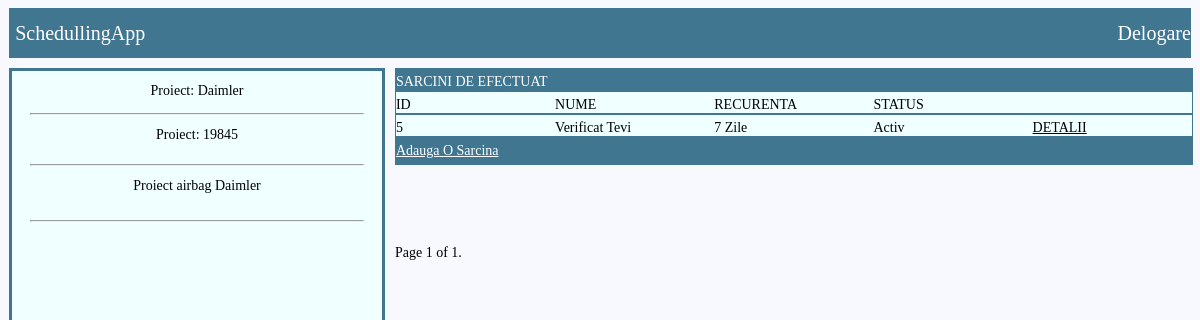
/projects/project_details/2/ (signed in), run on the app's committed database.
### PROJECTS/models.py (models this page shows, shortened)
class Proiect (models.Model):
	nume=models.CharField(max_length=30,unique=True)
	id_proiect=models.IntegerField(unique=True)
	descriere=models.CharField(max_length=100)

### EVENTS/models.py (models this page shows, shortened)
class Eveniment_Template(models.Model):
	nume = models.CharField(max_length=100)
	proiect=models.ForeignKey(Proiect,related_name='evenimente',on_delete=models.CASCADE,null=True, blank=True)
	responsabil=models.ForeignKey(User,related_name='eveniment_temp',on_delete=models.CASCADE)
	activitati_necesare=models.TextField(max_length=300)
	CHOICES=[('saptamanal', 'saptamanal') , ('lunar','lunar') , ('anual','anual') , ('2ani','2ani') ]
	recurenenta=models.CharField(choices=CHOICES,max_length=100)
	recurenenta_zile=models.IntegerField()
	zile_executie=models.IntegerField()
	an_choice=[(2022,2022),(2023,2023),(2024,2024),(2025,2025),(2026,2026),]
	luna_choice=[(1,1),(2,2),(3,3),(4,4),(5,5),(6,6),(7,7),(8,8),(9,9),(10,10),(11,11),(12,12)]
	zi_choice=[(1,1),(2,2),(3,3),(4,4),(5,5),(6,6),(7,7),(8,8),(9,9),(10,10),(11,11),(12,12),(13,13),(14,14),(15,15),(16,16),(17,17),(18,18),(19,19),(20,20),(21,21),(22,22),(23,23),(24,24),(25,25),(26,26),(27,27),(28,28)]
	an_incepere=models.IntegerField(choices=an_choice)
	luna_incepere=models.IntegerField(choices=luna_choice)
	zi_incepere=models.IntegerField(choices=zi_choice)
	data_initiere=models.DateField(null=True)
	status=models.BooleanField()

### PROJECTS/views.py (the view)
# urls.py: path('project_details/<int:pk>/',PROJECTS_VIEWS.project_details,name='project_details'),
@login_required
def project_details(request,pk):
	proiect_querry=Proiect.objects.get(pk=pk)
	eveniment_template_querry_req=Eveniment_Template.objects.filter(proiect=proiect_querry)
	paginator = Paginator(eveniment_template_querry_req, 20)
	page_number = request.GET.get('page')
	eveniment_template_querry = paginator.get_page(page_number)
	return render(request,'PROJECTS/proiect_detalii.html',{'proiect':proiect_querry,'eveniment_template':eveniment_template_querry})

### templates/PROJECTS/proiect_detalii.html (shortened to what this page needs)
{% extends 'PROJECTS/template.html' %}
{% block content %}
<div class="container_detalii">
<div class="container_left_detalii">
	<div class="nume">Proiect: {{proiect.nume}}</div>
	<hr/>
	<div class="ID">Proiect: {{proiect.id_proiect}}</div>
	<hr/>
	<div class="descriere">{{proiect.descriere}}</div>
	<hr/>
</div>
<div class="container_right_detalii">
		<div class="row_title_detalii">
			SARCINI DE EFECTUAT
		</div>
		<div class="row_detalii">
			<div class="column_id_ev">ID</div>
			<div class="column_nume_ev">NUME</div>
			<div class="column_recurenta_zile_ev">RECURENTA </div>
			<div class="column_status_ev">STATUS</div>
		</div>
		{% for eveniment in eveniment_template %}
		<div class="row_detalii">
			<div class="column_id_ev">{{eveniment.id}} </div>
			<div class="column_nume_ev">{{eveniment.nume}}</div>
			<div class="column_recurenta_zile_ev">{{eveniment.recurenenta_zile}} Zile </div>
			{% if eveniment.status == True %}
			<div class="column_status_ev">Activ</div>
			{% else %}
			<div class="column_status_ev">Inactiv</div>
			{% endif %}
			<div class="column_evenimente_ev"><a href="{% url 'EVENTS:detalii_eveniment_template' eveniment.pk %}">DETALII</a></div>
		</div>
		{% endfor %}
		<div class="row_footer_detalii">
			<a href="{% url 'EVENTS:eveniment_template_nou' proiect.pk  %}">Adauga O Sarcina </a>
		</div>
<div class="pagination">
    <span class="step-links">
        <span class="current">
            Page {{ eveniment_template.number }} of {{ eveniment_template.paginator.num_pages }}.
        </span>
    </span>
</div>
</div>
</div>
{% endblock %}

### static/css/PROJECTS/style.css (style rules this page uses)
body { background-color: #F8F8FF; }
@media screen and (min-width: 800px) { hr { color: #417690; } }
@media screen and (min-width: 800px) { .container_detalii { display: flex; flex-direction: row; font-size: 14px; } }
@media screen and (min-width: 800px) { .container_left_detalii { margin-top: 10px; margin-left: 0.1vw; height: 100vh; width: 550px; background-color: #F0FFFF; display: flex; flex-direction: column; border-style: solid; border-color: #417690; border-size: 1px; } }
@media screen and (min-width: 800px) { .container_left_detalii hr { width: 90%; color: #417690; } }
@media screen and (min-width: 800px) { .container_left_detalii .nume { height: 30px ; width: 100%; display: flex; justify-content: center; align-items: center; margin-top: 5px; } }
@media screen and (min-width: 800px) { .container_left_detalii .ID { height: 30px ; width: 100%; display: flex; justify-content: center; margin-top: 5px; } }
@media screen and (min-width: 800px) { .container_left_detalii .descriere { margin-bottom: 5px; height: 30px ; width: 100%; display: flex; justify-content: center; margin-top: 5px; } }
@media screen and (min-width: 800px) { .container_right_detalii { width: 100%; margin-top: 10px; padding-left: 10px; padding-right: 0.1vw; } }
@media screen and (min-width: 800px) { .row_title_detalii { width: 100%; display: flex; align-items: center; justify-content: left; color: white; background-color: #417690; border-style: solid; border-color: #417690 ; border-width: 1px; padding-top: 5px; } }
@media screen and (min-width: 800px) { .row_detalii { width: 100%; display: flex; align-items: center; justify-content: center; background-color: #F0FFFF; border-style: solid; border-color: #417690 ; border-width: 1px; padding-top: 5px; } }
@media screen and (min-width: 800px) { .row_detalii a { color: black; } }
@media screen and (min-width: 800px) { .row_footer_detalii { width: 100%; display: flex; align-items: center; justify-content: left; background-color: #417690 ; border-style: solid; border-color: #417690 ; border-width: 1px; padding-top: 5px; padding-bottom: 5px; } }
@media screen and (min-width: 800px) { .column_id_ev { width:20%; } }
@media screen and (min-width: 800px) { .column_nume_ev { width:20%; } }
@media screen and (min-width: 800px) { .column_recurenta_zile_ev { width:20%; } }
@media screen and (min-width: 800px) { .column_status_ev { width:20%; } }
@media screen and (min-width: 800px) { .column_evenimente_ev { width:20%; } }
@media screen and (min-width: 800px) { .row_footer_detalii { margin-bottom:80px; width: 100%; } }
@media screen and (min-width: 800px) { .row_footer_detalii a { color : white } }
@media screen and (min-width: 800px) { .pagination { margin-top: 15px; } }

### data on the page
Proiect: nume "Daimler", id_proiect "19845", descriere "Proiect airbag Daimler"
Eveniment_Template: id "5", nume "Verificat Tevi", recurenenta_zile "7", status "Activ"

### other printed values
{{ eveniment_template.number }} "1"
{{ eveniment_template.paginator.num_pages }} "1"
